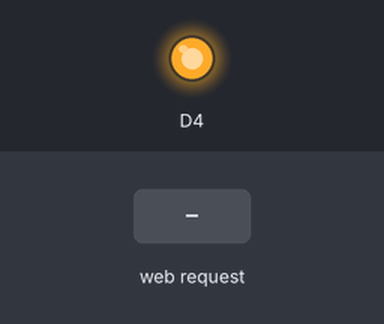
This sketch was run on a simulated ESP8266 (NodeMCU). Parts: output pins drawn as LEDs (lit = HIGH). The inputs (shaded band) are chosen by the test bench. What the sketch prints to the serial monitor is not drawn.

Above: at 1.2 s.
1.3 s: HTTP request GET /ON received
At 1.7 s:
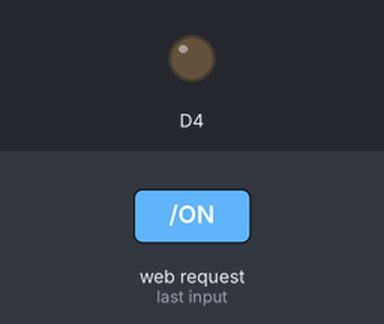
2.8 s: HTTP request GET /OFF received
At 4.1 s:
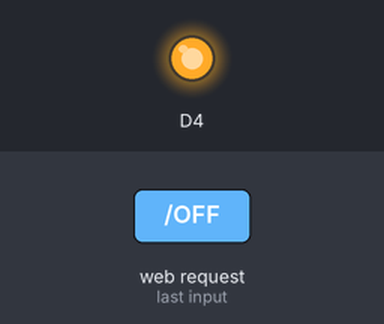
Timing chart, 0 to 5.8 s (numbered marks = the images above; inputs shaded):
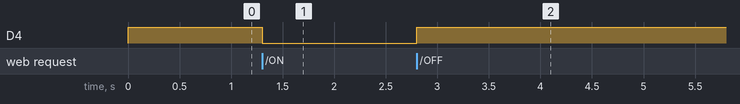

Measured:
- after the input at 1.3 s, D4: HIGH → LOW at once
- after the input at 2.8 s, D4: LOW → HIGH at once

The sketch:

hotspot_led_on_off.ino
```cpp
#include<ESP8266WiFi.h>
WiFiServer server(80);
int counter=0;
void setup() {
  // put your setup code here, to run once:
  Serial.begin(115200);
  WiFi.mode(WIFI_AP);
  WiFi.softAP("Chandra_hotspot","helloOn8");
  server.begin();
  Serial.print(WiFi.softAPIP());
  pinMode(D4,OUTPUT);
  digitalWrite(D4,HIGH);
}

void loop() {
  WiFiClient client=server.available();
  //Check for client...
  if(!client)
  {
    return;
  }
  //wait for request....
  while(!client.available())
  {
    delay(1);
  }
  //read request and perform task....
  String request=client.readStringUntil('\r');
  client.flush();
  if(request.indexOf("ON")!=-1)
  {
    digitalWrite(D4,LOW);
    counter=1;
  }
  if(request.indexOf("OFF")!=-1)
  {
    digitalWrite(D4,HIGH);
    counter=0;
  }


  //html page start....
  client.println("HTTP/1.1 200 OK");
  client.println("Content-Type:Text/HTML");
  client.println("");
  client.println("<HTML>");
  if(counter==0)
  {
    client.println("<body>");
    client.println("<h1>INTERNET OF THINGS</h1><span><a href=\"ON\">ON</a></body>");

  }
  if(counter==1)
  {
    client.println("<body>");
    client.println("<h1>INTERNET OF THINGS</h1><span><a href=\"OFF\">OFF</a></body>");
    }
  client.println("</HTML>");


}
```
